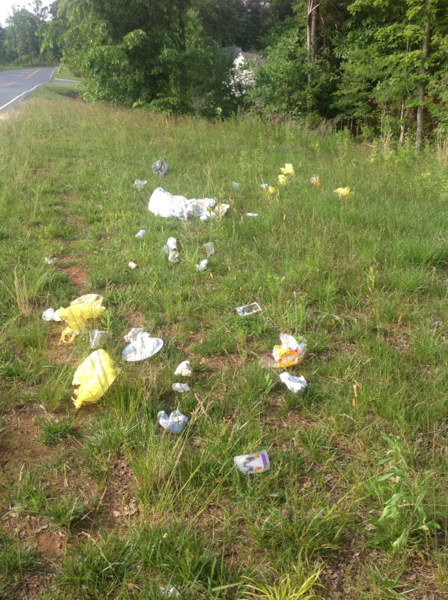
#> input picture car.png, 448 x 600 px, given in place of car.jpg, which was not available
$ python demo_roi.py
#> lines starting #> are read from the running program, lines starting #| are printed output that depends on the picture; after the words box and inside, x2 and y2 are one past the last pixel; in counts of white or black regions, pixels touching at a corner belong together; pictures that were not available may be replaced by others from this repository, and a replacement may not be noted
import cv2
import numpy as np
import os

# Utworzenie folderu na wyniki
output_dir = "roi_results"
if not os.path.exists(output_dir):
    os.makedirs(output_dir)

# Wczytanie obrazu
image_path = "car.jpg"  # Podmień na ścieżkę do swojego obrazu
image = cv2.imread(image_path)
#> image is the input picture: shape (600, 448, 3); mean B, G, R 69.6, 122.1, 117
if image is None:
    raise FileNotFoundError(f"Nie znaleziono pliku: {image_path}")


# ================= ROI na podstawie progowania =================
# Konwersja obrazu na skalę szarości
gray = cv2.cvtColor(image, cv2.COLOR_BGR2GRAY)
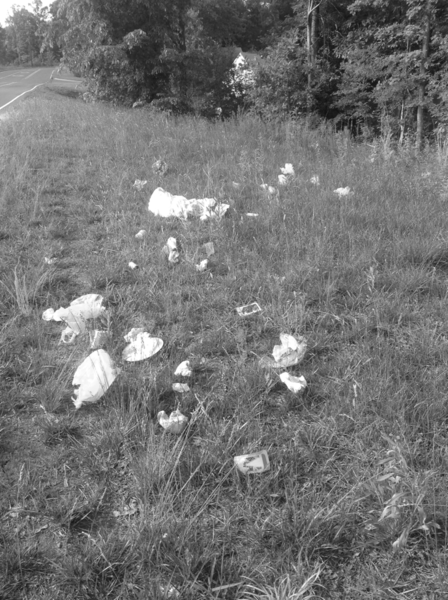
#> gray: shape (600, 448); min 18, max 255, mean 114.6

# Progowanie za pomocą metody Otsu
_, thresh = cv2.threshold(gray, 0, 255, cv2.THRESH_BINARY + cv2.THRESH_OTSU)
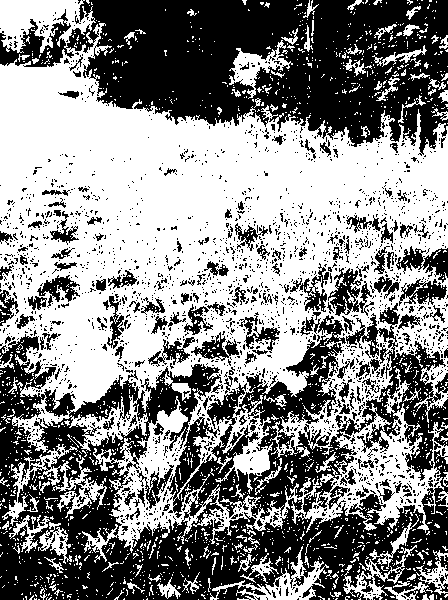
#> thresh: shape (600, 448); 53.6% white; 2246 black regions (2085 under 20 px)
cv2.imwrite(os.path.join(output_dir, "thresholded_image.jpg"), thresh)

# Wyznaczenie ROI jako największego obszaru w obrazie binarnym
contours, _ = cv2.findContours(thresh, cv2.RETR_EXTERNAL, cv2.CHAIN_APPROX_SIMPLE)
#> contours = 1359 contours, 1309 with area under 20; largest, box (x1, y1, x2, y2) and area: (0, 0, 448, 563) 160696, (2, 444, 107, 526) 1692, (210, 546, 329, 600) 1473, (229, 40, 293, 99) 1089, (343, 555, 406, 600) 820


largest_contour = max(contours, key=cv2.contourArea)
#> largest_contour = contour of 5827 points, box (x1, y1, x2, y2) (0, 0, 448, 563), area 160696

x, y, w, h = cv2.boundingRect(largest_contour)
#> x = 0; y = 0; w = 448; h = 563

# Rysowanie bounding box na oryginalnym obrazie
image_thresh_bbox = image.copy()
cv2.rectangle(image_thresh_bbox, (x, y), (x + w, y + h), (0, 255, 0), 2)
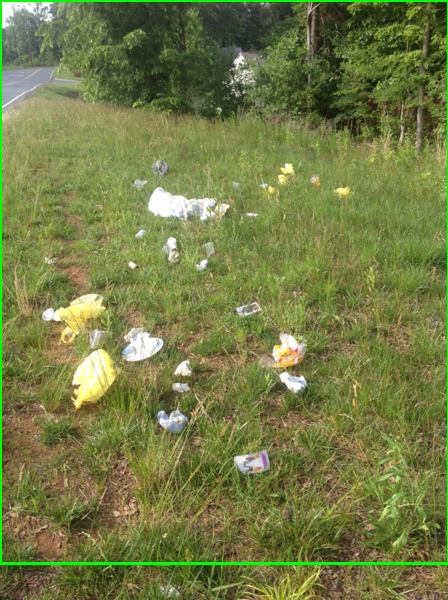
#> image_thresh_bbox: shape (600, 448, 3); 1.46% of pixels changed, all inside (x1, y1, x2, y2) = (0, 0, 448, 565)
cv2.imwrite(os.path.join(output_dir, "roi_thresh_bbox.jpg"), image_thresh_bbox)

roi_thresh = image[y:y+h, x:x+w]
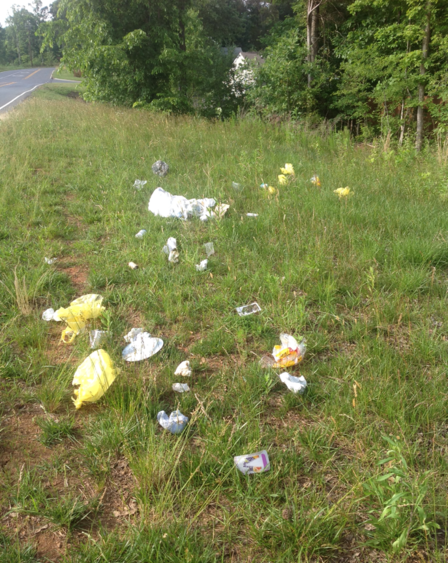
#> roi_thresh: shape (563, 448, 3); mean B, G, R 70.6, 123.3, 117.8
cv2.imwrite(os.path.join(output_dir, "roi_threshold.jpg"), roi_thresh)

# ================= ROI na podstawie konturów =================
# Wykrywanie krawędzi za pomocą operatora Canny'ego
edges = cv2.Canny(gray, 30, 100)# Zmniejszone progi - większa czułość
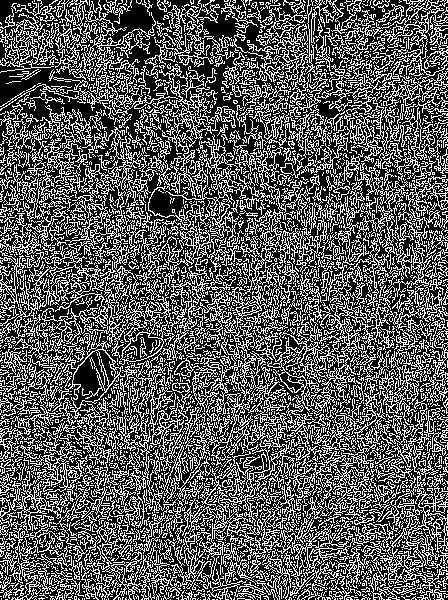
#> edges: shape (600, 448); 35.7% white in thin lines or dots
cv2.imwrite(os.path.join(output_dir, "edges_canny.jpg"), edges)

# Detekcja konturów
contours, _ = cv2.findContours(edges, cv2.RETR_EXTERNAL, cv2.CHAIN_APPROX_SIMPLE)
#> contours = 2458 contours, 2268 with area under 20; largest, box (x1, y1, x2, y2) and area: (253, 282, 448, 600) 10340, (148, 289, 297, 600) 9511, (24, 126, 230, 358) 5220, (317, 60, 414, 307) 2793, (232, 85, 339, 329) 2508

# Rysowanie konturów na obrazie
image_contours = image.copy()
cv2.drawContours(image_contours, contours, -1, (0, 255, 0), 2)
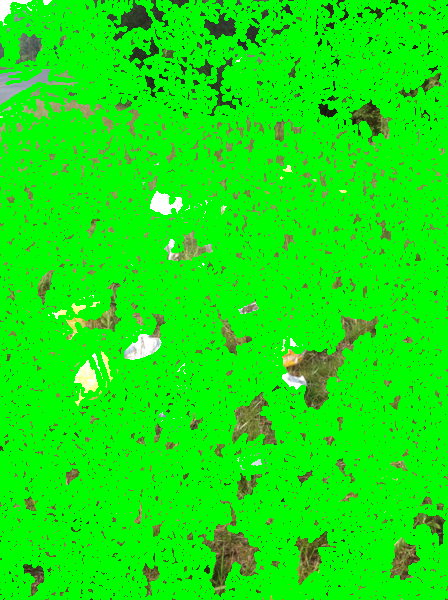
#> image_contours: shape (600, 448, 3); mean B, G, R 11.4, 235.1, 17.7
cv2.imwrite(os.path.join(output_dir, "contours.jpg"), image_contours)

# Wyznaczenie ROI dla największego konturu
largest_contour = max(contours, key=cv2.contourArea)
#> largest_contour = contour of 7202 points, box (x1, y1, x2, y2) (253, 282, 448, 600), area 10340
x, y, w, h = cv2.boundingRect(largest_contour)
#> x = 253; y = 282; w = 195; h = 318

# Rysowanie bounding box na oryginalnym obrazie
image_contours_bbox = image.copy()
cv2.rectangle(image_contours_bbox, (x, y), (x + w, y + h), (0, 255, 0), 2)
#> image_contours_bbox: shape (600, 448, 3); 0.76% of pixels changed, all inside (x1, y1, x2, y2) = (252, 281, 448, 600)
cv2.imwrite(os.path.join(output_dir, "roi_contours_bbox.jpg"), image_contours_bbox)

roi_contours = image[y:y+h, x:x+w]
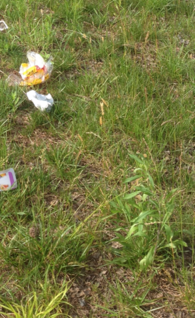
#> roi_contours: shape (318, 195, 3); mean B, G, R 63.5, 119, 118
cv2.imwrite(os.path.join(output_dir, "roi_contours.jpg"), roi_contours)

#

# ================= Podsumowanie =================
print("Zadanie ukończone. Wyniki zapisano w folderze 'roi_results'.")
